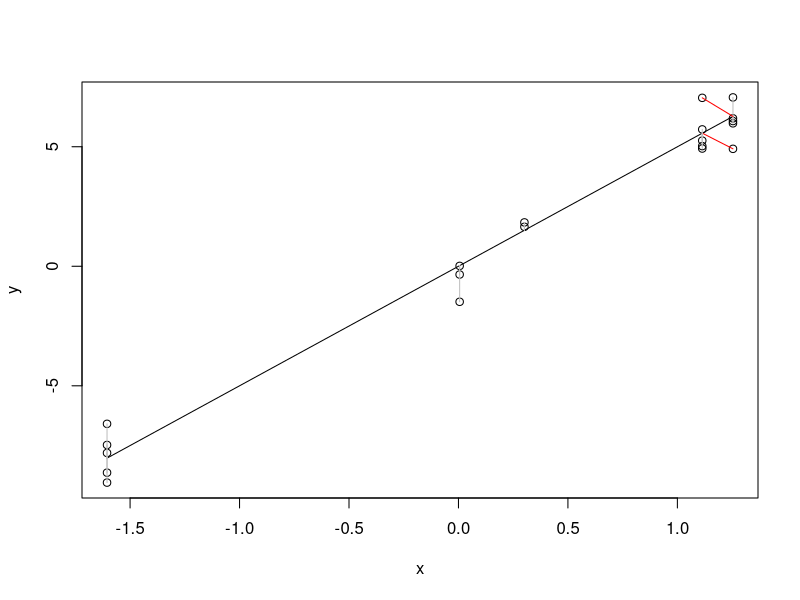

This chart was generated by the following R code:
## Toy Model

################
## 1. Simulation
################

bt <- 5            # value of beta
al <- bt           # value of alpha
sigma2_x <- 1      # variance of x
sigma2_eps <- 0.5  # variance of noise
k_classes <- 5     # number of classes (x_i)
n_points <- 20     # number of points

## generate classes and points
x_cands <- sort(rnorm(k_classes, 0, sqrt(sigma2_x)))
mu_cands <- bt * x_cands
sel_class <- sample(k_classes, n_points, TRUE)
sel_x <- x_cands[sel_class]
y_star <- mu_cands[sel_class] +
  rnorm(n_points, 0, sqrt(sigma2_eps))

## predict labels using alpha
muhat_cands <- al * x_cands
library(class)
te_classes <- knn(t(t(muhat_cands)),
                  t(t(y_star)), 1:k_classes, k = 1)

## plot of points and mean line
##  connected to true class
plot(sel_x, y_star, xlab = "x", ylab = "y")
lines(x_cands, mu_cands)
for (i in 1:n_points) {
  cc = "grey"
  if (te_classes[i] != sel_class[i]) cc = "red"
  lines(c(sel_x[i], x_cands[te_classes[i]]),
        c(y_star[i], mu_cands[te_classes[i]]),
        col = cc)
}

############
## 2. Theory
############

bt <- 2
sigma2_x <- 0.8
sigma2_eps <- 0.5
k_classes <- 1e6
n_points <- 1e6
x_cands <- sort(rnorm(k_classes, 0, sqrt(sigma2_x)))
mu_cands <- bt * x_cands
#sel_class <- sample(k_classes, n_points, TRUE)
sel_class <- 1:k_classes
sel_x <- x_cands[sel_class]
y_star <- mu_cands[sel_class] +
  rnorm(n_points, 0, sqrt(sigma2_eps))

## covariance of x and y
var(y_star)
bt^2 * sigma2_x + sigma2_eps
cov(sel_x, y_star)
bt * sigma2_x

## conditional distribution of x | y
cond_coef <- bt * sigma2_x/(bt^2 * sigma2_x + sigma2_eps)
cond_var <- sigma2_x * (1- bt * cond_coef)
temp_o <- order(y_star)
y_star <- y_star[temp_o]
sel_x <- sel_x[temp_o]
cond_x <- cond_coef * y_star
rand_range <- sample(n_points, 1) + (-100:100)
mean(sel_x[rand_range])
mean(cond_x[rand_range])
var(sel_x[rand_range])
cond_var

## distribution of al * x  - y
al <- 1.8
alxy <- al * sel_x - y_star
mu_alxy <- (al * cond_coef - 1) * y_star
sigma2_y <- bt^2 * sigma2_x + sigma2_eps
var_alxy <- al^2 * cond_var

rand_range <- sample(n_points, 1) + (-100:100)
mean(alxy[rand_range])
mean(mu_alxy[rand_range])
var(alxy[rand_range])
var_alxy

## empirical misclassification rate
simulate <- function(al, k_cl, n_trials, seed = 0) {
  set.seed(seed)
  mrs <- numeric(n_trials)
  for (i in 1:n_trials) {
#    cl <- sort(sample(k_classes, k_cl))
#    xs <- sel_x[cl]
#    ys <- y_star[cl]
    xs <- rnorm(k_cl, 0, sqrt(sigma2_x))
    ys <- bt * xs + rnorm(k_cl, 0, sqrt(sigma2_eps))
    yhats <- xs * al
    te_cl <- knn(t(t(yhats)), t(t(ys)), 1:k_cl, k = 1)
    mr <- sum(te_cl != 1:k_cl)/k_cl
    mrs[i] <- mr
  }
  mrs 
}

## probability that |N(mu, sigma2)| > thres
p_folded <- function(mu, sigma2, thres, empirical = FALSE) {
  mu_conv <- mu/sqrt(sigma2)
  thres_conv <- abs(thres)/sqrt(sigma2)
  if (empirical) {
    return(sum(abs(rnorm(1e6, mu, sqrt(sigma2))) < thres)/1e6)
  }
  1 - pnorm(-mu_conv + thres_conv) + pnorm(-mu_conv - thres_conv)
}

## misclassification rate based on conditional dist
theory1 <- function(al, k_cl, res = 10) {
  # normal distribution grid
  g0 <- -res:res
  z2 <- cbind(rep(g0, 2*res + 1),
              rep(g0, each = 2*res + 1)) /
              sqrt(res)
  d2 <- exp(-.5 * z2[,1]^2 - .5 * z2[,2]^2 )
  d2 <- d2/sum(d2)
  xs <- sqrt(sigma2_x) * z2[,1]
  eps <- sqrt(sigma2_eps) * z2[,2]
  mus <- bt * xs + eps
  sigma2 <- al^2 * sigma2_x
  thress <- (bt - al) * xs + eps
  ps <- p_folded(mus, sigma2, thress)
  1 - sum(ps^(k_cl-1) * d2)
}

mean(simulate(2, 3, 1000))
theory1(1.999, 3, 30)
